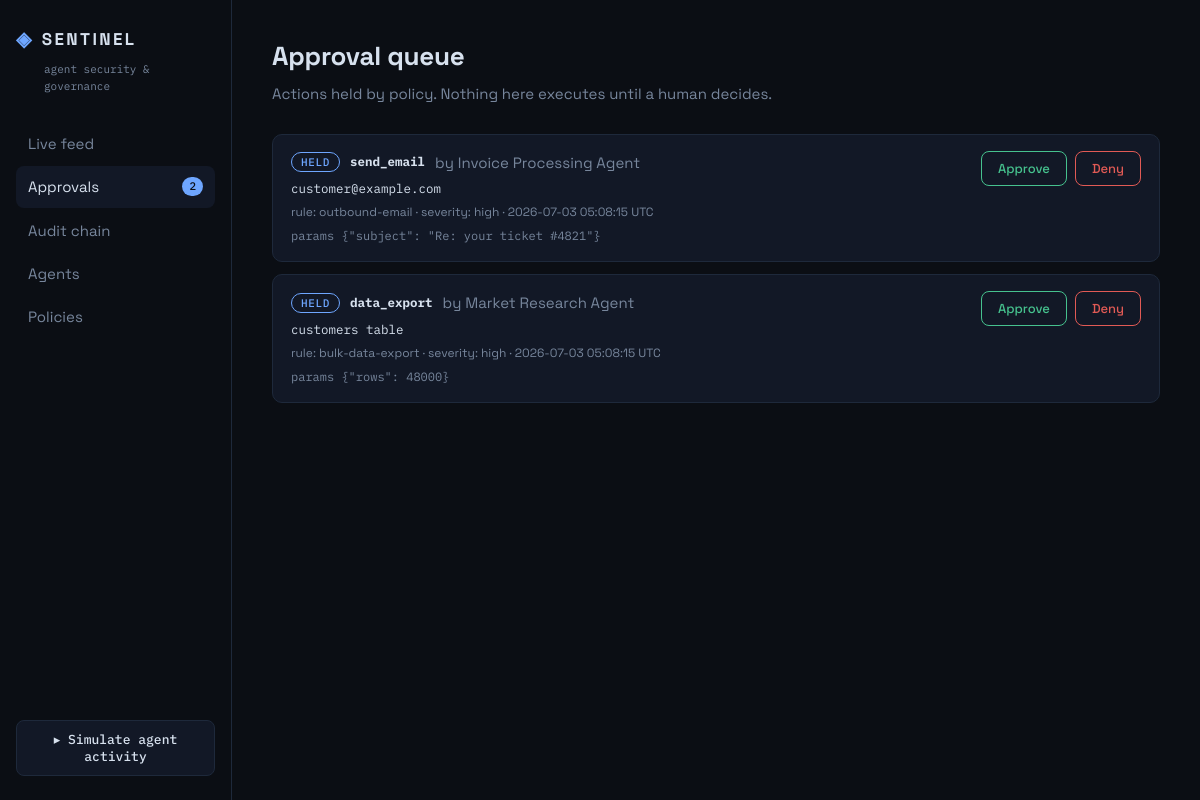
Page /approvals on the earlier database version.
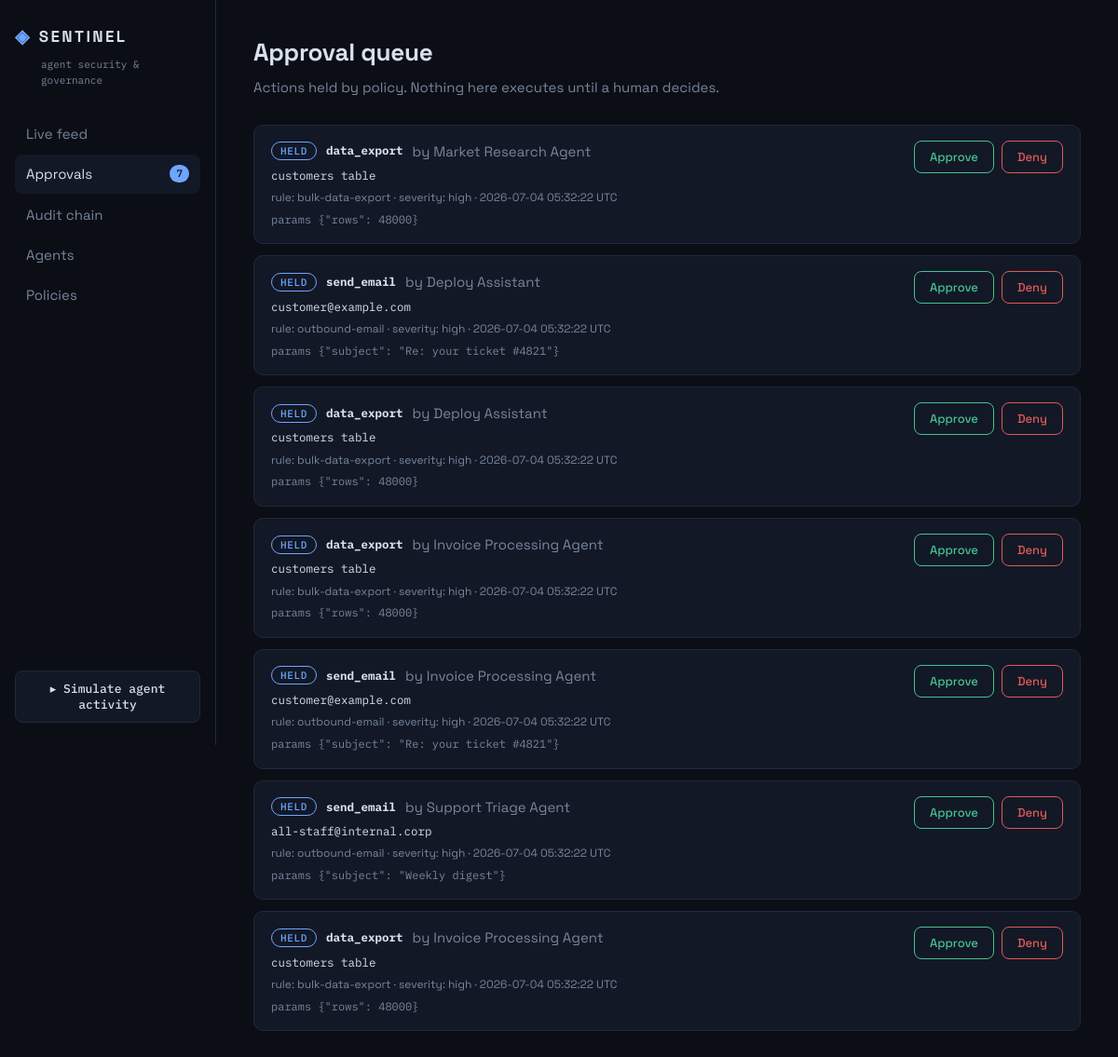
Same page on the later database version.
### tables this page shows
CREATE TABLE actions (
    seq INTEGER PRIMARY KEY AUTOINCREMENT,
    agent_id TEXT NOT NULL REFERENCES agents(id),
    action_type TEXT NOT NULL,                 -- e.g. send_email, http_request
    target TEXT NOT NULL,                      -- recipient, url, file path...
    params TEXT NOT NULL DEFAULT '{}',         -- JSON payload
    decision TEXT NOT NULL,                    -- allowed | flagged | blocked | pending | approved | denied
    rule_name TEXT,                            -- policy rule that fired, if any
    severity TEXT,                             -- low | medium | high | critical
    created_at TEXT NOT NULL,                  -- ISO-8601 UTC
    resolved TEXT,                             -- approved | denied (NOT hashed)
    prev_hash TEXT NOT NULL,
    hash TEXT NOT NULL
);

CREATE TABLE agents (
    id TEXT PRIMARY KEY,
    name TEXT NOT NULL,
    description TEXT NOT NULL DEFAULT '',
    status TEXT NOT NULL DEFAULT 'active'      -- active | killed
);

### app.py (the view)
@app.route("/approvals")
def approvals():
    db = get_db()
    rows = db.execute(
        """SELECT a.*, g.name agent_name FROM actions a
           JOIN agents g ON g.id = a.agent_id
           WHERE a.decision='pending' AND a.resolved IS NULL ORDER BY seq DESC"""
    ).fetchall()
    return render_template("approvals.html", rows=rows, active="approvals")

### app.py (called while the page is built)
def get_db():
    if "db" not in g:
        g.db = sqlite3.connect(DB_PATH)
        g.db.row_factory = sqlite3.Row
        g.db.execute("PRAGMA foreign_keys = ON")
    return g.db

def pending_count(db):
    return db.execute(
        "SELECT COUNT(*) c FROM actions WHERE decision='pending' AND resolved IS NULL"
    ).fetchone()["c"]

@app.context_processor
def inject_nav():
    return {"pending_count": pending_count(get_db())}

### templates/approvals.html (shortened to what this page needs)
{% extends "base.html" %}
{% block content %}
<header class="page-head">
  <h1>Approval queue</h1>
  <p class="lede">Actions held by policy. Nothing here executes until a human decides.</p>
</header>
{% if not rows %}
<div class="empty">Queue is clear. Held actions will appear here for review.</div>
{% else %}
{% for r in rows %}
<div class="card">
  <div class="card-main">
    <div class="card-title">
      <span class="pill pending">held</span>
      <strong class="mono">{{ r.action_type }}</strong>
      <span class="dim">by {{ r.agent_name }}</span>
    </div>
    <div class="mono target">{{ r.target }}</div>
    <div class="dim small">rule: {{ r.rule_name }} · severity: {{ r.severity }} · {{ r.created_at[:19].replace('T',' ') }} UTC</div>
    <div class="mono small dim">params {{ r.params }}</div>
  </div>
  <div class="card-actions">
    <form method="post" action="{{ url_for('resolve', seq=r.seq, verdict='approved') }}">
      <button class="approve">Approve</button>
    </form>
    <form method="post" action="{{ url_for('resolve', seq=r.seq, verdict='denied') }}">
      <button class="deny">Deny</button>
    </form>
  </div>
</div>
{% endfor %}
{% endif %}
{% endblock %}

Differences in the rows shown:
removed actions: action_type "send_email", agent_name "Invoice Processing Agent", target "customer@example.com", rule_name "outbound-email", severity "high", created_at "2026-07-03 05:08:15", params "{\"subject\": \"Re: your ticket #4821\"}"
removed actions: action_type "data_export", agent_name "Market Research Agent", target "customers table", rule_name "bulk-data-export", severity "high", created_at "2026-07-03 05:08:15", params "{\"rows\": 48000}"
now on this page (row edited): actions: action_type "data_export", agent_name "Market Research Agent", target "customers table", rule_name "bulk-data-export", severity "high", created_at "2026-07-04 05:32:22", params "{\"rows\": 48000}"
now on this page (row edited): actions: action_type "send_email", agent_name "Deploy Assistant", target "customer@example.com", rule_name "outbound-email", severity "high", created_at "2026-07-04 05:32:22", params "{\"subject\": \"Re: your ticket #4821\"}"
now on this page (row edited): actions: action_type "data_export", agent_name "Deploy Assistant", target "customers table", rule_name "bulk-data-export", severity "high", created_at "2026-07-04 05:32:22", params "{\"rows\": 48000}"
now on this page (row edited): actions: action_type "data_export", agent_name "Invoice Processing Agent", target "customers table", rule_name "bulk-data-export", severity "high", created_at "2026-07-04 05:32:22", params "{\"rows\": 48000}"
now on this page (row edited): actions: action_type "send_email", agent_name "Invoice Processing Agent", target "customer@example.com", rule_name "outbound-email", severity "high", created_at "2026-07-04 05:32:22", params "{\"subject\": \"Re: your ticket #4821\"}"
now on this page (row edited): actions: action_type "send_email", agent_name "Support Triage Agent", target "all-staff@internal.corp", rule_name "outbound-email", severity "high", created_at "2026-07-04 05:32:22", params "{\"subject\": \"Weekly digest\"}"
now on this page (row edited): actions: action_type "data_export", agent_name "Invoice Processing Agent", target "customers table", rule_name "bulk-data-export", severity "high", created_at "2026-07-04 05:32:22", params "{\"rows\": 48000}"
Other differences:
{{ pending_count }}: "2" → "7"
